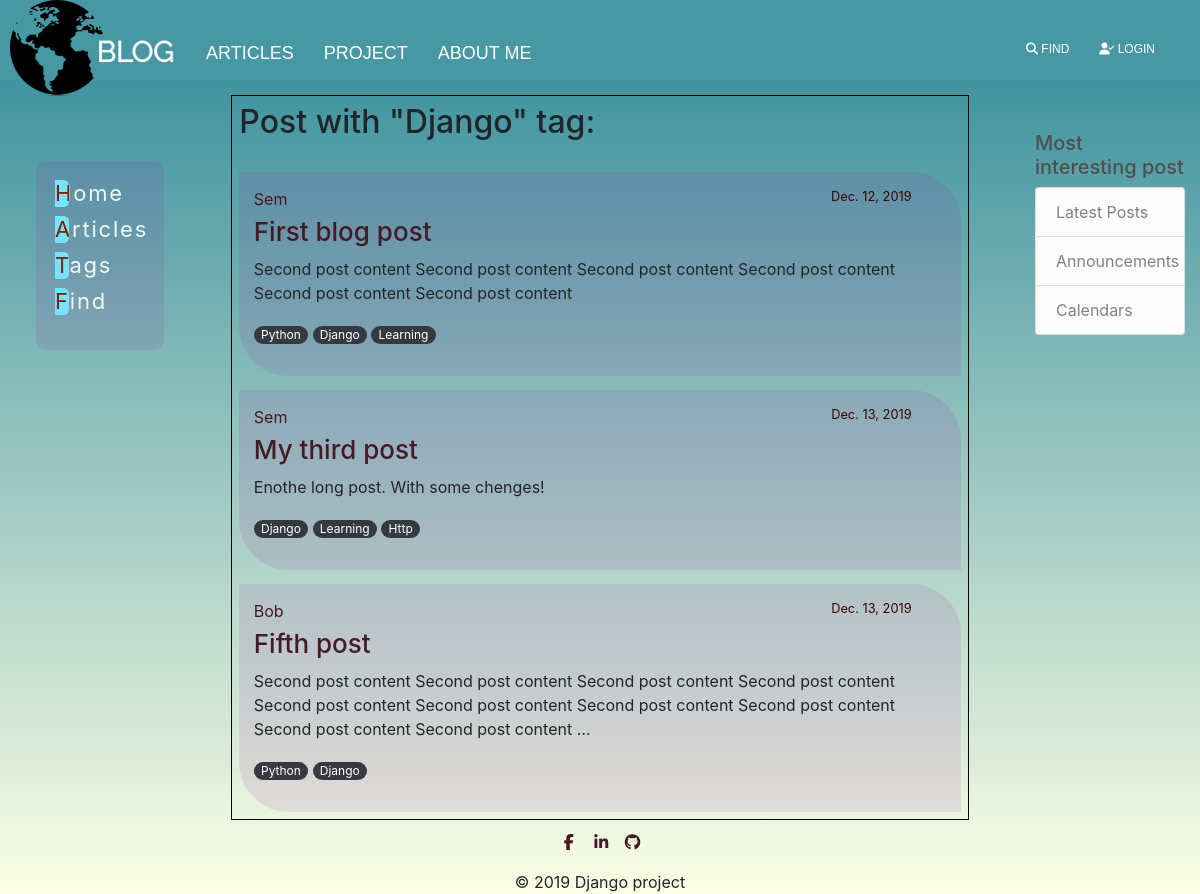
Screenshot of /blog/tag/django/ with the database file from the repository.
### my_blog/models.py (models this page shows, shortened)
class Tag(models.Model):
    tag = models.CharField(max_length=50, unique=True)
    slug = models.SlugField(max_length=50, unique=True)
    def __str__(self):
        return self.tag

class Post(models.Model):
    title = models.CharField(max_length=150, db_index=True)
    slug = models.SlugField(max_length=150, blank=True, unique=True)
    body = models.TextField(blank=True, db_index=True)
    date_posted = models.DateField(default=timezone.now)
    author = models.ForeignKey(User, on_delete=models.CASCADE)
    tags = models.ManyToManyField('Tag', blank=True, related_name='posts')
    def get_absolute_url(self):
        return reverse('post_detail', kwargs={'slug': self.slug})

### my_blog/views.py (the view)
# urls.py: path('tag/<str:slug>/', TagDetail.as_view(), name='tag_detail'),
class TagDetail(ObjectDetailMixin, View):
    model = Tag
    template = 'my_blog/tag_detail.html'

### my_blog/utilities.py (called while the page is built)
    def get(self, request, slug):
        objects = get_object_or_404(self.model, slug__iexact=slug)
        return render(request, self.template, context={self.model.__name__.lower(): objects})

### my_blog/templates/my_blog/tag_detail.html (shortened to what this page needs)
{% extends 'my_blog/blog_base.html' %}
{% block content %}
    <div style="padding: 1%;"><h2 class="mb-3"> Post with "{{ tag.tag }}" tag:</h2></div>
    {% for post in tag.posts.all %}
        {%  include 'my_blog/includes/post_cards_template.html' %}
    {% endfor %}
{% endblock %}

### my_blog/templates/my_blog/includes/post_cards_template.html
<div class="media-body">
    <div class="media-article">
        <div class="article-metadata">
            <a class="mr-2" href="#">{{ post.author }}</a>
            <small class="text-muted">{{ post.date_posted }}</small>
        </div>
        <h2><a class="article-title" href="{{ post.get_absolute_url }}">{{ post.title }}</a></h2>
        <p class="article-content">{{ post.body|truncatewords:30 }}</p>
        <p>
            {% for tag in post.tags.all %}
            <a href="{% url 'tags_list' %}" class="badge badge-pill badge-dark">{{ tag }}</a>
        {% endfor %}
        </p>
    </div>
</div>

### static/styles.css (style rules this page uses)
body { display: grid; grid-template-areas: "header header header" "aside article ads" "footer footer footer"; grid-template-rows: 10% 1fr 7%; grid-template-columns: 15% 1fr 15%; grid-row-gap: 10px; grid-column-gap: 10px; height: 100vh; margin: 0; }
body:before { content: ''; position: fixed; top: 0; bottom: 0; width: 100%; z-index: -1; background: linear-gradient(0deg, rgba(252, 255, 223, 0.8057598039215687) 0%, rgba(0, 111, 130, 0.819765406162465) 100%); }
main a { color: #451a24; text-decoration: none; }
.media-body { justify-content: space-between; padding: 1%; width: 100%; }
.media-article { background: rgba(158, 20, 167, 0.11); padding: 2%; border-radius: 0 50px 0 50px; }
small.text-muted { color: #380600 !important; float: right; }
.article-title { font-size: 26px; }
.article-metadata { width: 95%; }
a.badge-dark { font-weight: normal; }

### rows the page displays
Tag: tag "Django"
Post: author "Sem", date_posted "Dec. 12, 2019", title "First blog post", body "Second post content Second post content Second post content Second post content Second post content Second post content"
Tag: tag "Python"
Tag: tag "Learning"
Post: author "Sem", date_posted "Dec. 13, 2019", title "My third post", body "Enothe long post. With some chenges!"
Tag: tag "Http"
Post: author "Bob", date_posted "Dec. 13, 2019", title "Fifth post", body "Second post content Second post content Second post content Second post content Second post content Second post content Second post content Second post content Second post content Second post content …"
